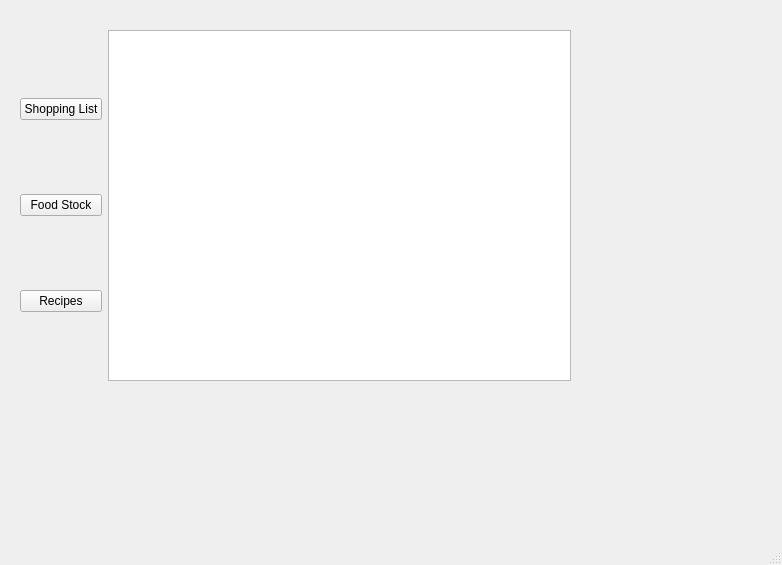
<?xml version="1.0" encoding="UTF-8"?>
<ui version="4.0">
 <class>MainWindow</class>
 <widget class="QMainWindow" name="MainWindow">
  <property name="geometry">
   <rect>
    <x>0</x>
    <y>0</y>
    <width>782</width>
    <height>565</height>
   </rect>
  </property>
  <property name="windowTitle">
   <string>Kitchen Companion</string>
  </property>
  <widget class="QWidget" name="centralwidget">
   <widget class="QWidget" name="horizontalLayoutWidget">
    <property name="geometry">
     <rect>
      <x>20</x>
      <y>30</y>
      <width>551</width>
      <height>351</height>
     </rect>
    </property>
    <layout class="QHBoxLayout" name="mainLayout">
     <item>
      <layout class="QVBoxLayout" name="navButtons">
       <item>
        <widget class="QPushButton" name="shopButton">
         <property name="text">
          <string>Shopping List</string>
         </property>
        </widget>
       </item>
       <item>
        <widget class="QPushButton" name="foodButton">
         <property name="text">
          <string>Food Stock</string>
         </property>
        </widget>
       </item>
       <item>
        <widget class="QPushButton" name="recipeButton">
         <property name="text">
          <string>Recipes</string>
         </property>
        </widget>
       </item>
      </layout>
     </item>
     <item>
      <widget class="QListWidget" name="listWidget"/>
     </item>
    </layout>
   </widget>
  </widget>
  <widget class="QMenuBar" name="menubar">
   <property name="geometry">
    <rect>
     <x>0</x>
     <y>0</y>
     <width>782</width>
     <height>30</height>
    </rect>
   </property>
  </widget>
  <widget class="QStatusBar" name="statusbar"/>
 </widget>
 <resources/>
 <connections/>
</ui>
